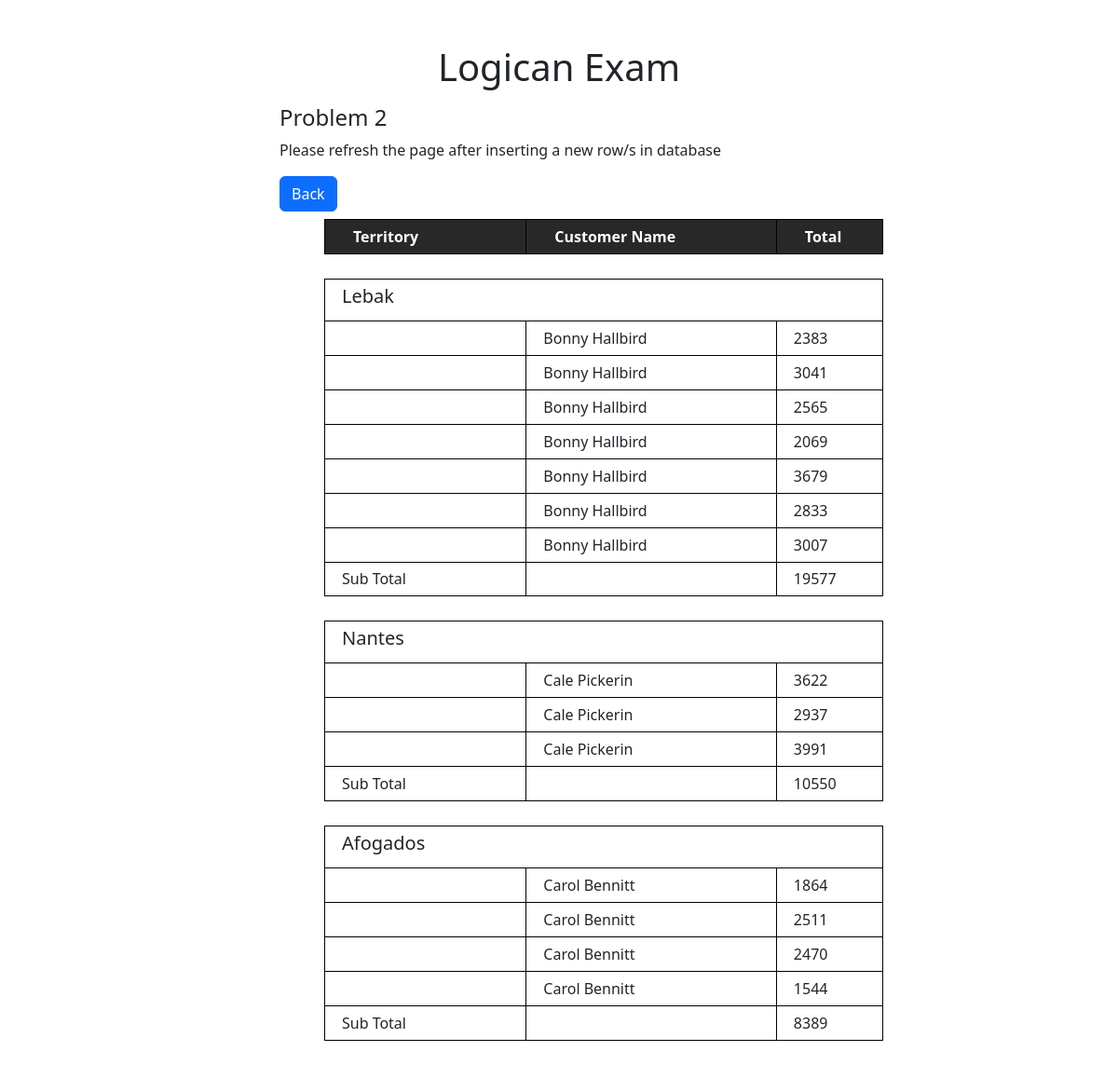
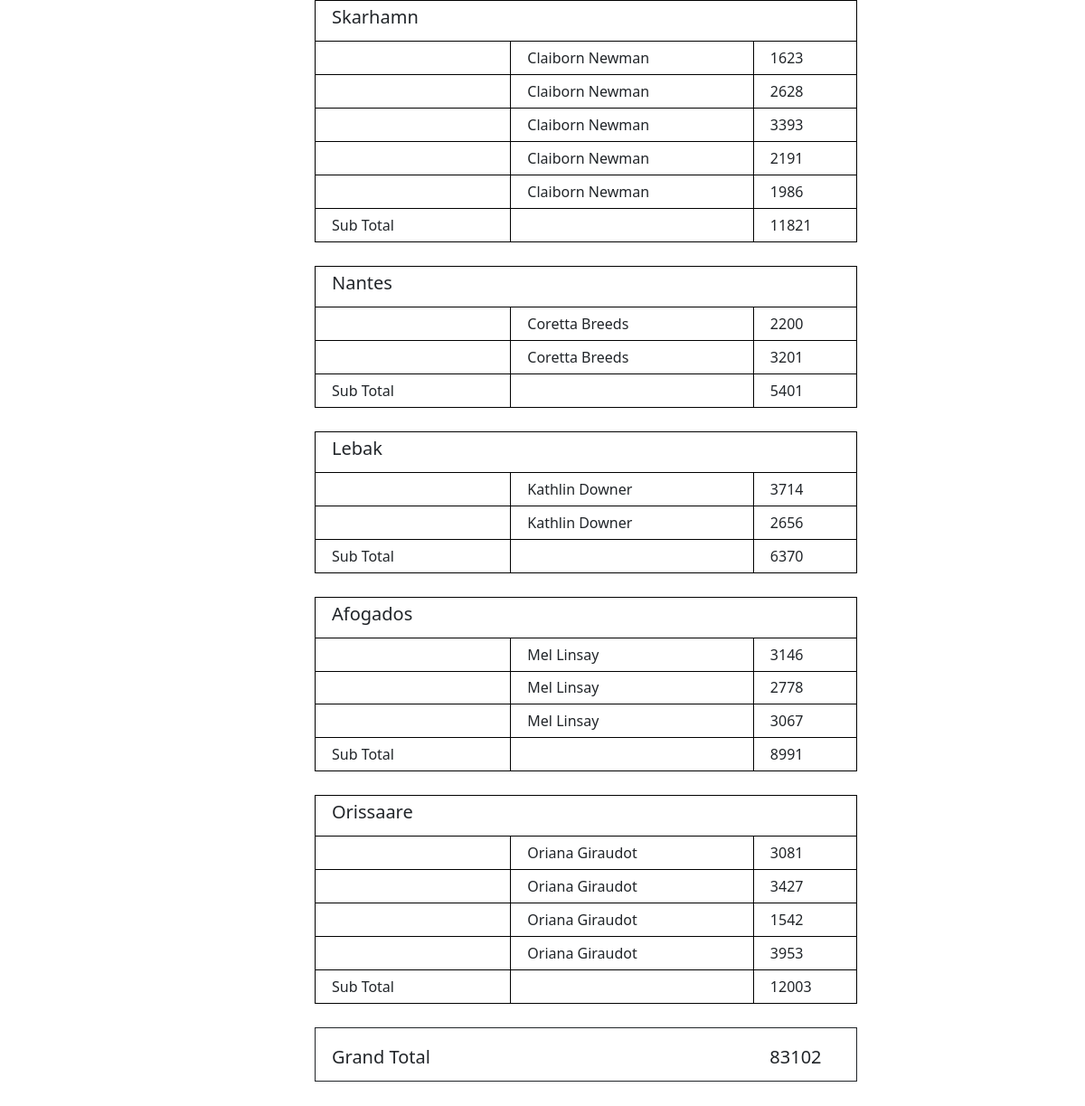
Screenshot of /pages/problem2.php with the database file from the repository (2 pictures, top to bottom).
### tables this page shows
CREATE TABLE `problem_two_salesfile` (
  `id` int(11) NOT NULL,
  `document_num` int(11) DEFAULT NULL,
  `trn_date` int(11) DEFAULT NULL,
  `customer_name` varchar(50) DEFAULT NULL,
  `trn_total` int(11) DEFAULT NULL
);

CREATE TABLE `problem_two_cusfile` (
  `id` int(11) NOT NULL,
  `customer_name` varchar(50) DEFAULT NULL,
  `city` varchar(50) DEFAULT NULL
);

### class/Problem2.class.php (called while the page is built)
<?php
class Problem2 extends Db{
    public function fetchProblem2(){
        $con = $this->connect();
        $stmt = "SELECT `problem_two_cusfile`.`city`, `problem_two_salesfile`.`customer_name`, `problem_two_salesfile`.`trn_total`
                FROM `problem_two_salesfile`
                JOIN `problem_two_cusfile` ON `problem_two_cusfile`.`customer_name` = `problem_two_salesfile`.`customer_name`
                JOIN `problem_two_cityfile` ON `problem_two_cityfile`.`city` = `problem_two_cusfile`.`city`
                ORDER BY `problem_two_salesfile`.`customer_name` ASC;";
        $stmt2 = $con->prepare($stmt);
        $stmt2->execute();
        return $stmt2->fetchAll(PDO::FETCH_ASSOC);
    }
    public function prob2SubTotal($cityName, $name){
        $con = $this->connect();
        $stmt = "SELECT SUM(`problem_two_salesfile`.`trn_total`) AS subTotal
                FROM `problem_two_salesfile`
                JOIN `problem_two_cusfile` ON `problem_two_cusfile`.`customer_name` = `problem_two_salesfile`.`customer_name`
                JOIN `problem_two_cityfile` ON `problem_two_cityfile`.`city` = `problem_two_cusfile`.`city`
                WHERE `problem_two_cityfile`.`city` = ?
                AND `problem_two_salesfile`.`customer_name` = ?
                ORDER BY `problem_two_salesfile`.`customer_name` ASC;";
        $stmt2 = $con->prepare($stmt);
        $stmt2->execute([$cityName, $name]);
        return $stmt2->fetch(PDO::FETCH_ASSOC);
    }
}

### pages/problem2.php (the view, shortened to what this page needs)
<?php
include_once '../class/Problem2.class.php';
include '../partials/header.php';
$problem2 = new Problem2;
$fetchProblem2 = $problem2->fetchProblem2();
$tr = "";
$previousName = "";
$previousCity = "";
$grandTotal = 0;
foreach ($fetchProblem2 as $data) {
    $subtotalToAdd = $data['trn_total'];
    $grandTotal += $subtotalToAdd;
    $subtotal = $problem2->prob2SubTotal($data['city'], $data['customer_name']);
    if ($data['customer_name'] !== $previousName && $data['city'] !== $previousCity) {
        $tr .= "<tr class='subtotal'>
            <td>Sub Total</td>
            <td></td>
            <td>".$subtotal['subTotal']."</td>
        </tr>";
        $tr .= "<tr class='space'>
                    <td></td>
                    <td></td>
                    <td></td>
                </tr>";
        $tr .= "<tr class='cus-name'>
                    <td> <h5>" .$data['city'] . " </h5></td>
                    <td></td>
                    <td></td>
                </tr>";
    }
    $tr .=  "<tr class='tr2'>
                <td></td>
                <td>" . $data['customer_name'] . "</td>
                <td>" . $data['trn_total'] . "</td>
            </tr>";
    $previousName = $data['customer_name'];
    $previousCity = $data['city'];
}
?>
<section>
    <div class="table-fetch">
        <h1 class="mt-5 text-center">Logican Exam</h1>
        <h4 class="mt-3">Problem 2</h4>
        <p>Please refresh the page after inserting a new row/s in database</p>
        <a href="../index.php" class="btn btn-primary mb-2">Back</a>
        <table class="table-problem-1 ms-5 mt-0 mb-5 ">
            <thead>
                <tr>
                <th scope="col">Territory</th>
                <th scope="col">Customer Name</th>
                <th scope="col">Total</th>
                </tr>
            </thead>
            <tbody>
                <?=$tr?>
                <tr class='space'>
                    <td></td>
                    <td></td>
                    <td></td>
                </tr>
                <tr class='space border border-dark '>
                    <td><h5>Grand Total</h5></td>
                    <td></td>
                    <td><h5><?=$grandTotal?></h5></td>
                </tr>
            </tbody>
        </table>
    </div>
</section>
<?php include '../partials/footer.php'; ?>

### partials/header.php (shortened to what this page needs)
<!DOCTYPE html>
<html lang="en">
<head>
    <link rel="stylesheet" href="../css/main.css">
    <link href="https://cdn.jsdelivr.net/npm/bootstrap@5.2.3/dist/css/bootstrap.min.css" rel="stylesheet">
    <script src="https://code.jquery.com/jquery-3.7.0.slim.min.js"></script></head>
<body>

### partials/footer.php (shortened to what this page needs)
</body>
</html>

### css/main.css (style rules this page uses)
.table-fetch { max-width: 50%; margin: auto; }
.table-problem-1 { width: 100%; }
.table-problem-1 th { border: 1px solid black; background-color: rgba(18, 17, 17, 0.9); color: white; padding: 1% 5% 1% 5%; }
.table-problem-1 tr { border: none; }
.cus-name { border: 1px solid black !important; }
.table-problem-1 td { border: 1px solid black; padding: 1% 3% 1% 3%; }
.cus-name td { border: none; }
.space td { border: none; padding-top: 20px; }

### rows the page displays
problem_two_salesfile: subTotal "19577", problem_two_cusfile.city "Lebak", customer_name "Bonny Hallbird", trn_total "2383"
problem_two_salesfile: customer_name "Bonny Hallbird", trn_total "3041"
problem_two_salesfile: customer_name "Bonny Hallbird", trn_total "2565"
problem_two_salesfile: customer_name "Bonny Hallbird", trn_total "2069"
problem_two_salesfile: customer_name "Bonny Hallbird", trn_total "3679"
problem_two_salesfile: customer_name "Bonny Hallbird", trn_total "2833"
problem_two_salesfile: customer_name "Bonny Hallbird", trn_total "3007"
problem_two_salesfile: subTotal "10550", problem_two_cusfile.city "Nantes", customer_name "Cale Pickerin", trn_total "3622"
problem_two_salesfile: customer_name "Cale Pickerin", trn_total "2937"
problem_two_salesfile: customer_name "Cale Pickerin", trn_total "3991"
problem_two_salesfile: subTotal "8389", problem_two_cusfile.city "Afogados", customer_name "Carol Bennitt", trn_total "1864"
problem_two_salesfile: customer_name "Carol Bennitt", trn_total "2511"
problem_two_salesfile: customer_name "Carol Bennitt", trn_total "2470"
problem_two_salesfile: customer_name "Carol Bennitt", trn_total "1544"
problem_two_salesfile: subTotal "11821", problem_two_cusfile.city "Skarhamn", customer_name "Claiborn Newman", trn_total "1623"
problem_two_salesfile: customer_name "Claiborn Newman", trn_total "2628"
problem_two_salesfile: customer_name "Claiborn Newman", trn_total "3393"
problem_two_salesfile: customer_name "Claiborn Newman", trn_total "2191"
problem_two_salesfile: customer_name "Claiborn Newman", trn_total "1986"
problem_two_salesfile: subTotal "5401", problem_two_cusfile.city "Nantes", customer_name "Coretta Breeds", trn_total "2200"
problem_two_salesfile: customer_name "Coretta Breeds", trn_total "3201"
problem_two_salesfile: subTotal "6370", problem_two_cusfile.city "Lebak", customer_name "Kathlin Downer", trn_total "3714"
problem_two_salesfile: customer_name "Kathlin Downer", trn_total "2656"
problem_two_salesfile: subTotal "8991", problem_two_cusfile.city "Afogados", customer_name "Mel Linsay", trn_total "3146"
problem_two_salesfile: customer_name "Mel Linsay", trn_total "2778"
problem_two_salesfile: customer_name "Mel Linsay", trn_total "3067"
problem_two_salesfile: subTotal "12003", problem_two_cusfile.city "Orissaare", customer_name "Oriana Giraudot", trn_total "3081"
problem_two_salesfile: customer_name "Oriana Giraudot", trn_total "3427"
problem_two_salesfile: customer_name "Oriana Giraudot", trn_total "1542"
problem_two_salesfile: customer_name "Oriana Giraudot", trn_total "3953"

### other values shown
$grandTotal "83102"
